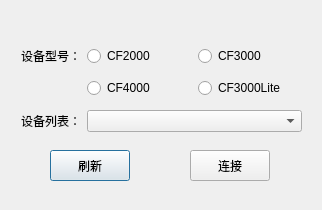
<?xml version="1.0" encoding="UTF-8"?>
<ui version="4.0">
 <class>loginDialog</class>
 <widget class="QDialog" name="loginDialog">
  <property name="geometry">
   <rect>
    <x>0</x>
    <y>0</y>
    <width>322</width>
    <height>210</height>
   </rect>
  </property>
  <property name="windowTitle">
   <string>Dialog</string>
  </property>
  <widget class="QPushButton" name="pushButtonRefresh">
   <property name="geometry">
    <rect>
     <x>50</x>
     <y>150</y>
     <width>80</width>
     <height>31</height>
    </rect>
   </property>
   <property name="text">
    <string>刷新</string>
   </property>
  </widget>
  <widget class="QPushButton" name="pushButtonLink">
   <property name="geometry">
    <rect>
     <x>190</x>
     <y>150</y>
     <width>80</width>
     <height>31</height>
    </rect>
   </property>
   <property name="text">
    <string>连接</string>
   </property>
  </widget>
  <widget class="QWidget" name="layoutWidget">
   <property name="geometry">
    <rect>
     <x>21</x>
     <y>40</y>
     <width>281</width>
     <height>101</height>
    </rect>
   </property>
   <layout class="QGridLayout" name="gridLayout" columnstretch="1,2,2">
    <item row="0" column="0">
     <widget class="QLabel" name="labelDeviceType">
      <property name="text">
       <string>设备型号：</string>
      </property>
     </widget>
    </item>
    <item row="0" column="1">
     <widget class="QRadioButton" name="radioButtonCF2000">
      <property name="text">
       <string>CF2000</string>
      </property>
     </widget>
    </item>
    <item row="0" column="2">
     <widget class="QRadioButton" name="radioButtonCF3000">
      <property name="text">
       <string>CF3000</string>
      </property>
     </widget>
    </item>
    <item row="2" column="0">
     <widget class="QLabel" name="labelDeviceList">
      <property name="text">
       <string>设备列表：</string>
      </property>
     </widget>
    </item>
    <item row="2" column="1" colspan="2">
     <widget class="QComboBox" name="comboBoxDeviceList"/>
    </item>
    <item row="1" column="1">
     <widget class="QRadioButton" name="radioButtonCF4000">
      <property name="text">
       <string>CF4000</string>
      </property>
     </widget>
    </item>
    <item row="1" column="2">
     <widget class="QRadioButton" name="radioButtonCF3000Lite">
      <property name="text">
       <string>CF3000Lite</string>
      </property>
     </widget>
    </item>
   </layout>
  </widget>
 </widget>
 <resources/>
 <connections/>
</ui>
